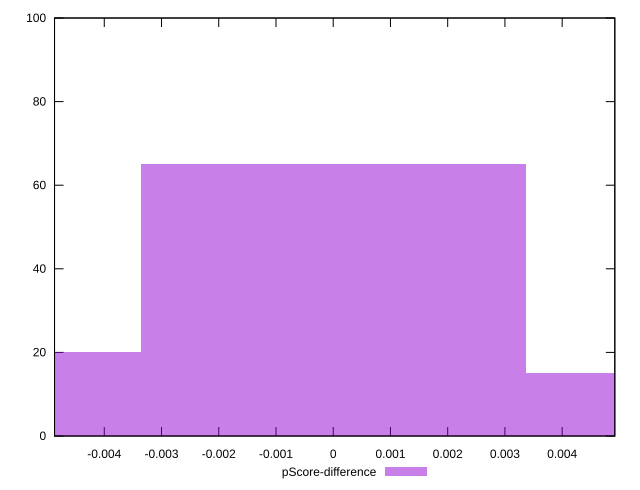

Source code (gnuplot):
reset

$pScoreDifference <<EOF
0 65
-0.006729312188152906 20
0.006729312188152906 15
EOF

set key outside below
set boxwidth 0.006729312188152906
set xrange [-0.004868971261140914:0.004919852036800204]
set yrange [0:100]
set trange [0:100]
set style fill transparent solid 0.5 noborder
set terminal svg size 640, 490 enhanced background rgb 'white'
set output "report_00019_2021-02-10T18-14-37.922Z//interactive/samples/pages/pScore-difference/histogram.svg"

plot $pScoreDifference title "pScore-difference" with boxes

reset
